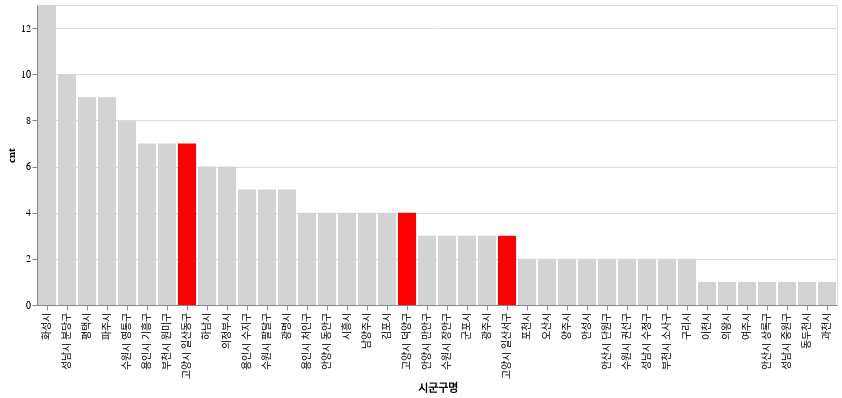

Notebook code for this chart:
### Code cell
(
    alt.
    Chart(df_gongcha).
    encode(
        x = alt.X('시군구명', sort = '-y'),
        y ='cnt',
        color = alt.condition(
            alt.FieldOneOfPredicate(field='시군구명', oneOf=['고양시 덕양구', '고양시 일산동구', '고양시 일산서구']),
            alt.value('red'),
            alt.value('lightgray')
        )
    ).
    mark_bar()
)

### Figure 1 — Vega-Lite specification as saved in the notebook (floating-point values rounded to 4 significant figures)
{"config": {"view": {"continuousWidth": 300, "continuousHeight": 300}}, "data": {"name": "data-549cda47d079dcf5e4d5e877d117224a"}, "mark": {"type": "bar"}, "encoding": {"color": {"condition": {"test": {"field": "시군구명", "oneOf": ["고양시 덕양구", "고양시 일산동구", "고양시 일산서구"]}, "value": "red"}, "value": "lightgray"}, "x": {"field": "시군구명", "sort": "-y", "type": "nominal"}, "y": {"field": "cnt", "type": "quantitative"}}, "$schema": "https://vega.github.io/schema/vega-lite/v5.20.1.json", "datasets": {"data-549cda47d079dcf5e4d5e877d117224a": [{"시군구명": "화성시", "cnt": 13, "ratio": 0.08075}, {"시군구명": "성남시 분당구", "cnt": 10, "ratio": 0.06211}, {"시군구명": "평택시", "cnt": 9, "ratio": 0.0559}, {"시군구명": "파주시", "cnt": 9, "ratio": 0.0559}, {"시군구명": "수원시 영통구", "cnt": 8, "ratio": 0.04969}, {"시군구명": "용인시 기흥구", "cnt": 7, "ratio": 0.04348}, {"시군구명": "부천시 원미구", "cnt": 7, "ratio": 0.04348}, {"시군구명": "고양시 일산동구", "cnt": 7, "ratio": 0.04348}, {"시군구명": "하남시", "cnt": 6, "ratio": 0.03727}, {"시군구명": "의정부시", "cnt": 6, "ratio": 0.03727}, {"시군구명": "용인시 수지구", "cnt": 5, "ratio": 0.03106}, {"시군구명": "수원시 팔달구", "cnt": 5, "ratio": 0.03106}, {"시군구명": "광명시", "cnt": 5, "ratio": 0.03106}, {"시군구명": "용인시 처인구", "cnt": 4, "ratio": 0.02484}, {"시군구명": "안양시 동안구", "cnt": 4, "ratio": 0.02484}, {"시군구명": "시흥시", "cnt": 4, "ratio": 0.02484}, {"시군구명": "남양주시", "cnt": 4, "ratio": 0.02484}, {"시군구명": "김포시", "cnt": 4, "ratio": 0.02484}, {"시군구명": "고양시 덕양구", "cnt": 4, "ratio": 0.02484}, {"시군구명": "안양시 만안구", "cnt": 3, "ratio": 0.01863}, {"시군구명": "수원시 장안구", "cnt": 3, "ratio": 0.01863}, {"시군구명": "군포시", "cnt": 3, "ratio": 0.01863}, {"시군구명": "광주시", "cnt": 3, "ratio": 0.01863}, {"시군구명": "고양시 일산서구", "cnt": 3, "ratio": 0.01863}, {"시군구명": "포천시", "cnt": 2, "ratio": 0.01242}, {"시군구명": "오산시", "cnt": 2, "ratio": 0.01242}, {"시군구명": "양주시", "cnt": 2, "ratio": 0.01242}, {"시군구명": "안성시", "cnt": 2, "ratio": 0.01242}, {"시군구명": "안산시 단원구", "cnt": 2, "ratio": 0.01242}, {"시군구명": "수원시 권선구", "cnt": 2, "ratio": 0.01242}, {"시군구명": "성남시 수정구", "cnt": 2, "ratio": 0.01242}, {"시군구명": "부천시 소사구", "cnt": 2, "ratio": 0.01242}, {"시군구명": "구리시", "cnt": 2, "ratio": 0.01242}, {"시군구명": "이천시", "cnt": 1, "ratio": 0.006211}, {"시군구명": "의왕시", "cnt": 1, "ratio": 0.006211}, {"시군구명": "여주시", "cnt": 1, "ratio": 0.006211}, {"시군구명": "안산시 상록구", "cnt": 1, "ratio": 0.006211}, {"시군구명": "성남시 중원구", "cnt": 1, "ratio": 0.006211}, {"시군구명": "동두천시", "cnt": 1, "ratio": 0.006211}, {"시군구명": "과천시", "cnt": 1, "ratio": 0.006211}]}}
